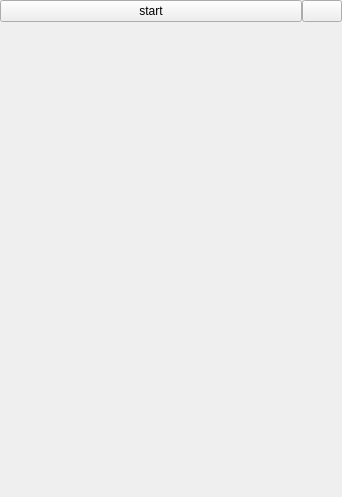
<?xml version="1.0" encoding="UTF-8"?>
<ui version="4.0">
 <class>Widget</class>
 <widget class="QWidget" name="Widget">
  <property name="geometry">
   <rect>
    <x>0</x>
    <y>0</y>
    <width>342</width>
    <height>497</height>
   </rect>
  </property>
  <property name="windowTitle">
   <string>Widget</string>
  </property>
  <property name="styleSheet">
   <string notr="true"/>
  </property>
  <layout class="QGridLayout" name="gridLayout_5">
   <property name="leftMargin">
    <number>0</number>
   </property>
   <property name="topMargin">
    <number>0</number>
   </property>
   <property name="rightMargin">
    <number>0</number>
   </property>
   <property name="bottomMargin">
    <number>0</number>
   </property>
   <property name="spacing">
    <number>0</number>
   </property>
   <item row="0" column="0">
    <widget class="QStackedWidget" name="stackedWidget">
     <property name="currentIndex">
      <number>2</number>
     </property>
     <widget class="QWidget" name="Page_home">
      <property name="palette">
       <palette>
        <active/>
        <inactive/>
        <disabled/>
       </palette>
      </property>
      <property name="styleSheet">
       <string notr="true"/>
      </property>
      <layout class="QGridLayout" name="gridLayout_2" rowstretch="0">
       <property name="leftMargin">
        <number>0</number>
       </property>
       <property name="topMargin">
        <number>0</number>
       </property>
       <property name="rightMargin">
        <number>0</number>
       </property>
       <property name="bottomMargin">
        <number>0</number>
       </property>
       <property name="spacing">
        <number>0</number>
       </property>
       <item row="0" column="0">
        <layout class="QVBoxLayout" name="verticalLayout">
         <property name="spacing">
          <number>15</number>
         </property>
         <item>
          <spacer name="verticalSpacer">
           <property name="orientation">
            <enum>Qt::Vertical</enum>
           </property>
           <property name="sizeHint" stdset="0">
            <size>
             <width>20</width>
             <height>138</height>
            </size>
           </property>
          </spacer>
         </item>
         <item>
          <widget class="QPushButton" name="pushButton_2">
           <property name="sizePolicy">
            <sizepolicy hsizetype="Expanding" vsizetype="Expanding">
             <horstretch>0</horstretch>
             <verstretch>0</verstretch>
            </sizepolicy>
           </property>
           <property name="autoFillBackground">
            <bool>true</bool>
           </property>
           <property name="text">
            <string>Page_chosoe</string>
           </property>
          </widget>
         </item>
         <item>
          <widget class="QPushButton" name="pushButton_5">
           <property name="sizePolicy">
            <sizepolicy hsizetype="Expanding" vsizetype="Expanding">
             <horstretch>0</horstretch>
             <verstretch>0</verstretch>
            </sizepolicy>
           </property>
           <property name="styleSheet">
            <string notr="true"/>
           </property>
           <property name="text">
            <string>PushButton</string>
           </property>
          </widget>
         </item>
         <item>
          <widget class="QPushButton" name="pushButton_6">
           <property name="sizePolicy">
            <sizepolicy hsizetype="Expanding" vsizetype="Expanding">
             <horstretch>0</horstretch>
             <verstretch>0</verstretch>
            </sizepolicy>
           </property>
           <property name="styleSheet">
            <string notr="true"/>
           </property>
           <property name="text">
            <string>EXC</string>
           </property>
          </widget>
         </item>
        </layout>
       </item>
      </layout>
     </widget>
     <widget class="QWidget" name="Page_chosoe">
      <widget class="QPushButton" name="pushButton_3">
       <property name="geometry">
        <rect>
         <x>60</x>
         <y>260</y>
         <width>151</width>
         <height>111</height>
        </rect>
       </property>
       <property name="styleSheet">
        <string notr="true"/>
       </property>
       <property name="text">
        <string>Page_play</string>
       </property>
      </widget>
     </widget>
     <widget class="QWidget" name="Page_play">
      <property name="autoFillBackground">
       <bool>false</bool>
      </property>
      <layout class="QGridLayout" name="gridLayout">
       <property name="sizeConstraint">
        <enum>QLayout::SetDefaultConstraint</enum>
       </property>
       <property name="leftMargin">
        <number>0</number>
       </property>
       <property name="topMargin">
        <number>0</number>
       </property>
       <property name="rightMargin">
        <number>0</number>
       </property>
       <property name="bottomMargin">
        <number>0</number>
       </property>
       <property name="spacing">
        <number>0</number>
       </property>
       <item row="0" column="0">
        <layout class="QGridLayout" name="Bigbox">
         <property name="spacing">
          <number>0</number>
         </property>
         <item row="0" column="0">
          <widget class="QPushButton" name="pushButton_4">
           <property name="text">
            <string>start</string>
           </property>
          </widget>
         </item>
         <item row="0" column="1">
          <widget class="QPushButton" name="pushButton">
           <property name="sizePolicy">
            <sizepolicy hsizetype="Fixed" vsizetype="Fixed">
             <horstretch>0</horstretch>
             <verstretch>0</verstretch>
            </sizepolicy>
           </property>
           <property name="layoutDirection">
            <enum>Qt::RightToLeft</enum>
           </property>
           <property name="text">
            <string/>
           </property>
           <property name="icon">
            <iconset resource="icon.qrc">
             <normaloff>:/icon/back.ico</normaloff>:/icon/back.ico</iconset>
           </property>
           <property name="iconSize">
            <size>
             <width>50</width>
             <height>50</height>
            </size>
           </property>
          </widget>
         </item>
         <item row="1" column="0" colspan="2">
          <widget class="QFrame" name="gridFrame">
           <property name="toolTipDuration">
            <number>-1</number>
           </property>
           <property name="frameShape">
            <enum>QFrame::Panel</enum>
           </property>
           <property name="frameShadow">
            <enum>QFrame::Plain</enum>
           </property>
           <property name="lineWidth">
            <number>0</number>
           </property>
           <property name="midLineWidth">
            <number>0</number>
           </property>
           <layout class="QGridLayout" name="box">
            <property name="leftMargin">
             <number>0</number>
            </property>
            <property name="topMargin">
             <number>0</number>
            </property>
            <property name="rightMargin">
             <number>0</number>
            </property>
            <property name="bottomMargin">
             <number>0</number>
            </property>
            <property name="spacing">
             <number>0</number>
            </property>
           </layout>
          </widget>
         </item>
        </layout>
       </item>
      </layout>
     </widget>
    </widget>
   </item>
  </layout>
 </widget>
 <layoutdefault spacing="6" margin="11"/>
 <resources>
  <include location="icon.qrc"/>
 </resources>
 <connections/>
</ui>
